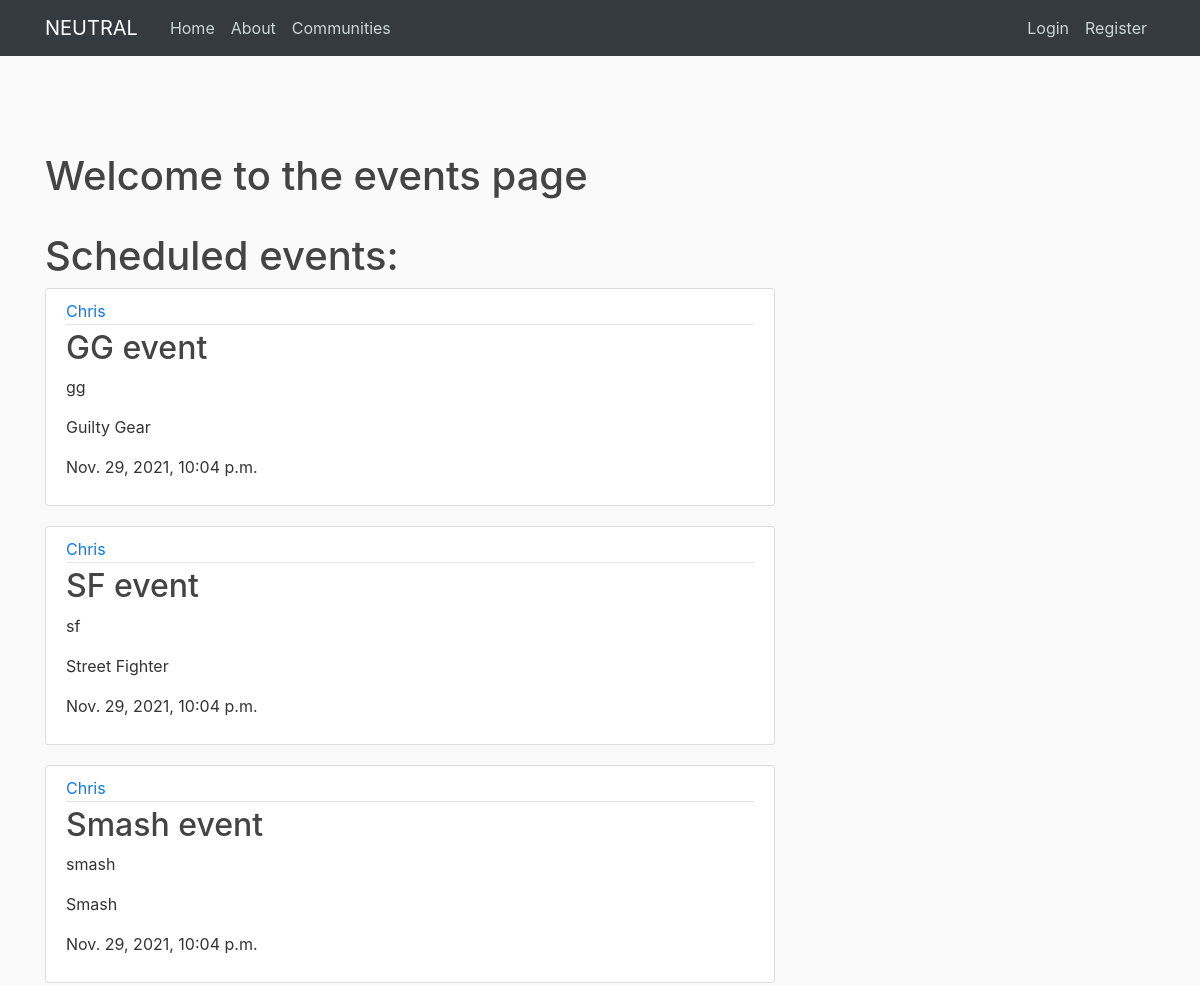
/events/ (upper part), run on an earlier commit of the app's database.
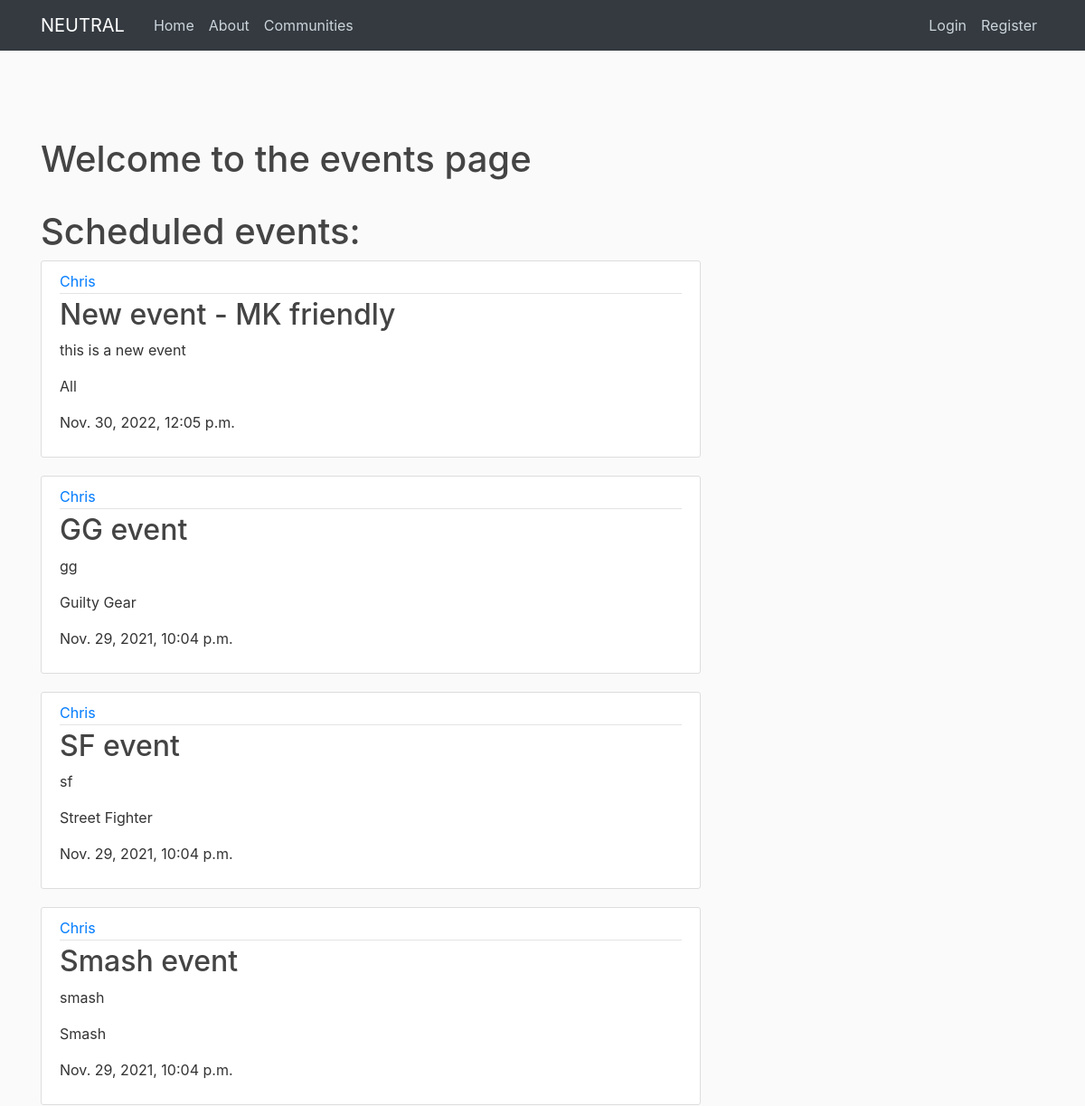
And on a later commit of the database.
### events/models.py (models this page shows, shortened)
class Events(models.Model):
    title = models.CharField(max_length=200)
    content = models.TextField()
    event_date = models.DateTimeField(validators=[MinValueValidator(timezone.now)],default= timezone.now)
    community = models.CharField(max_length=20 ,choices=COMMUNITY_CHOICES, default='All')
    date_posted = models.DateTimeField(default= timezone.now)
    creator = models.ForeignKey(User, on_delete=models.CASCADE)
    event_type = models.CharField(max_length=20,choices=EVENT_TYPES_CHOICES, default='Friendly')
    likes = models.ManyToManyField(User, related_name = 'events_likes')
    signed_up = models.ManyToManyField(User, related_name= 'events_signed_up')
    dislikes = models.ManyToManyField(User, related_name = 'events_dislikes')
    image = models.ImageField(null=True, blank=True, upload_to = "events-images/")

### events/views.py (the view)
# urls.py: path('', EventsListView.as_view(), name='events'),
class EventsListView(ListView):
    model = Events
    template_name = 'events/events.html'
    context_object_name = 'events'
    ordering = ['-date_posted']

### events/templates/events/events.html (shortened to what this page needs)
{% extends "events/base.html"%}
    {% block content %}
    <br>
    <br>
    <br>
    <h1>Welcome to the events page</h1>
    {% if events %}
    <br>
    <h1>Scheduled events:</h1>
    {% else %}
    <h1>No scheduled events </h1>
    {% endif %}
    {% for event in events %}
        <article class="media content-section">
      <div class="media-body">
        <div class="article-metadata">
          <a class="mr-2" href="#">{{ event.creator }}</a>
        </div>
        <h2><a class="article-title" href="{% url 'events-detail' event.id %}">{{ event.title }}</a></h2>
        <p class="article-content">{{ event.content }}</p>
            <p class="article-content">{{ event.community }}</p>
            <p class="article-content">{{ event.event_date }}</p>
      </div>
    </article>
    {% endfor %}
{% endblock content %}

What changed in the data, as far as the page shows it:
added Events: creator "Chris", title "New event - MK friendly", content "this is a new event", community "All", event_date "Nov. 30, 2022, 12:05 p.m."
